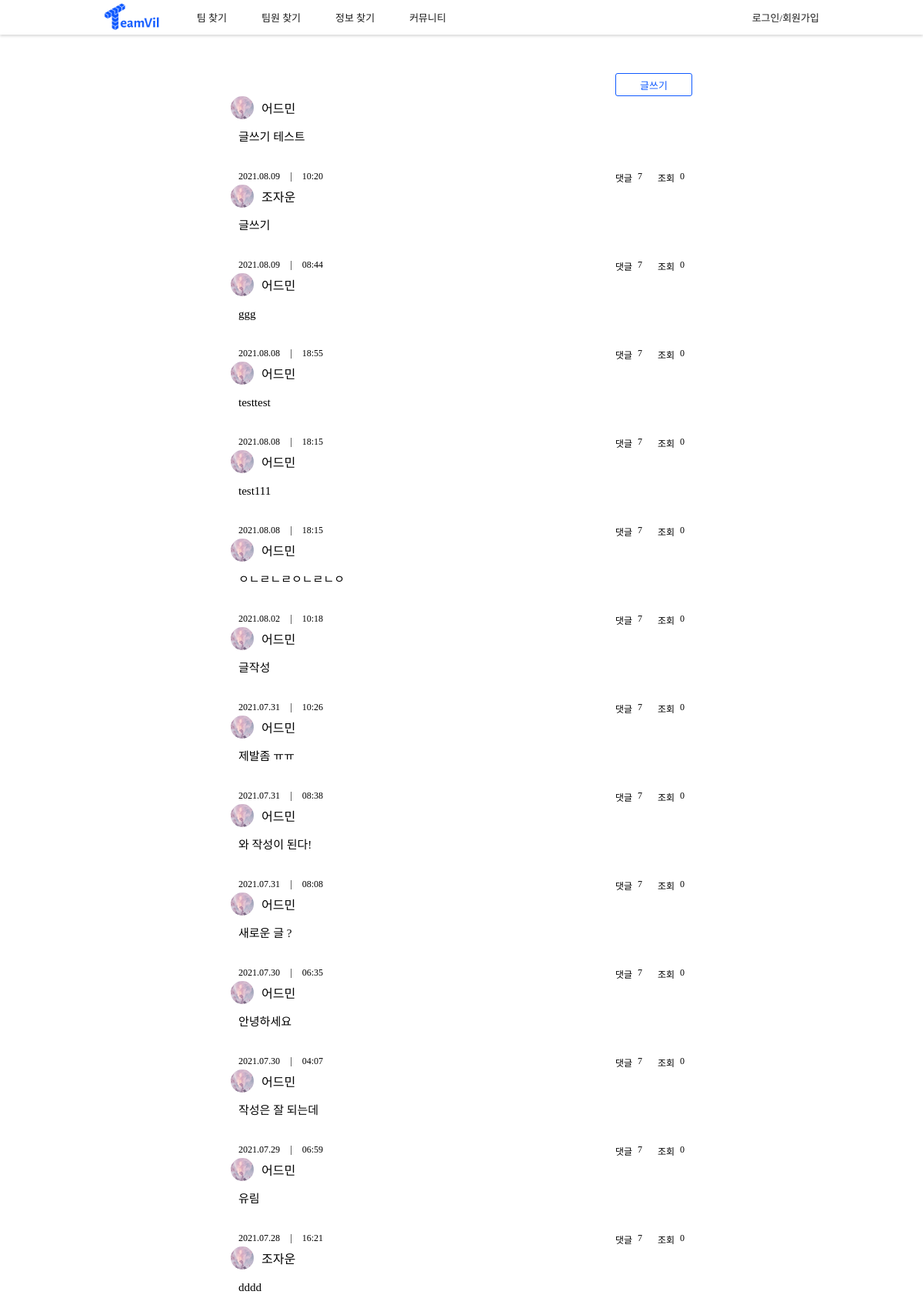
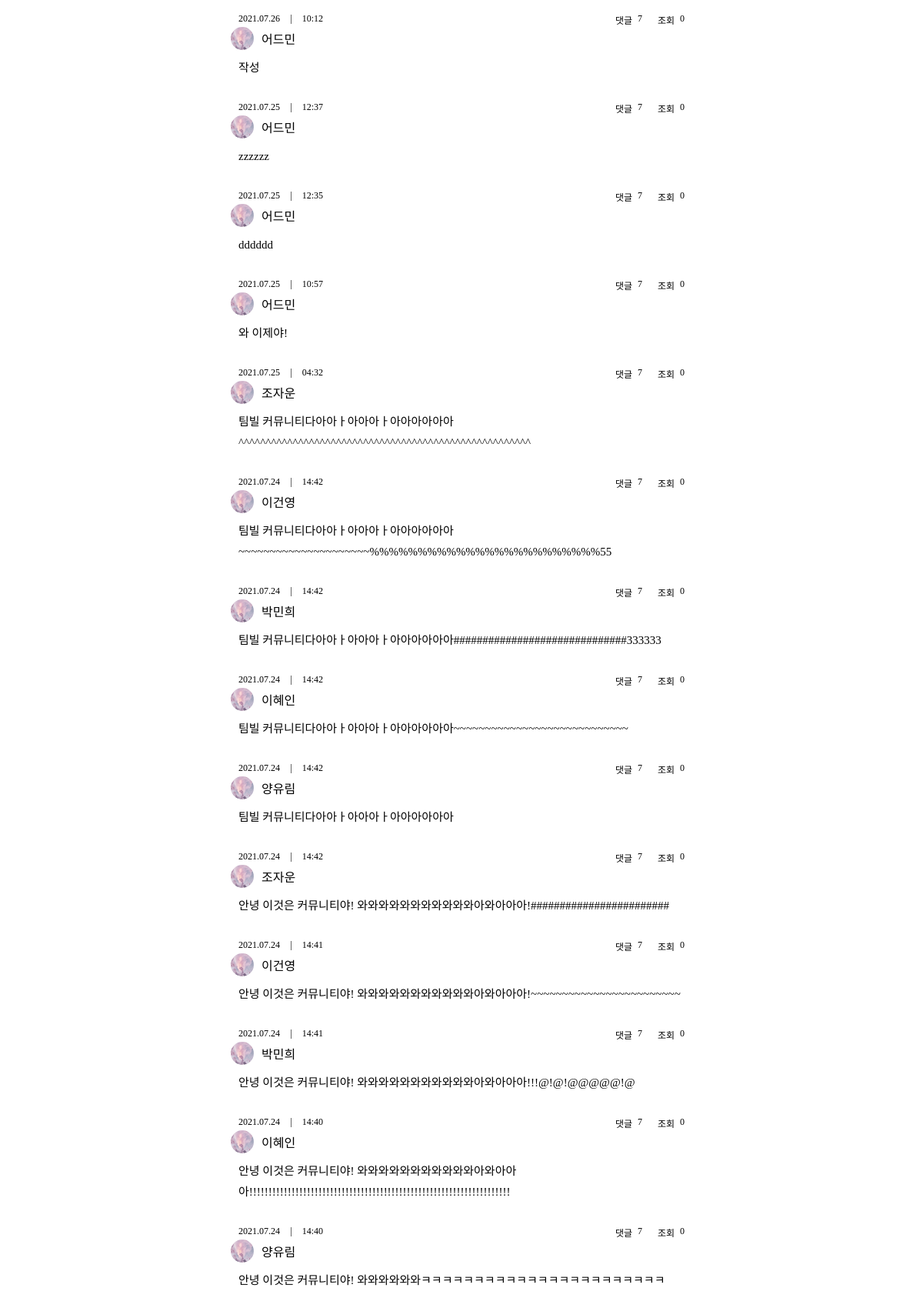
Page /community/community_list_back/ (upper part) on the committed database (2 pictures, top to bottom).
### community/models.py (models this page shows)
class Com(models.Model):
    user_id = models.ForeignKey(User, on_delete = models.CASCADE, db_column="user_id")
    update_date = models.DateTimeField(auto_now=True)
    write_date = models.DateTimeField(auto_now_add= True)
    content = models.TextField()
    view_cnt = models.IntegerField(default=0)

### account/models.py (models this page shows, shortened)
class Profile(models.Model):
    user_id = models.ForeignKey(User, on_delete = models.CASCADE, db_column="user_id")
    name = models.CharField(max_length=25)
    mbti_id = models.ForeignKey(Mbti, on_delete = models.CASCADE, db_column="mbti_id")
    mbti_detail = models.CharField(max_length=100, null=True)
    email = models.CharField(max_length=45)
    phone = models.CharField(max_length=15)
    birthday = models.DateField()
    region1_id = models.ForeignKey(Region1, on_delete = models.CASCADE, db_column="region1_id")
    region2_id = models.ForeignKey(Region2, on_delete = models.CASCADE, db_column="region2_id")
    openPhone = models.IntegerField()
    openEmail = models.IntegerField()
    term_id = models.ForeignKey(Term, on_delete = models.CASCADE, db_column="term_id")
    field1_id = models.ForeignKey(Field1, on_delete = models.CASCADE, db_column="field1_id")
    field2 = models.CharField(max_length=20)
    state = models.IntegerField()
    job_id = models.ForeignKey(Job, on_delete = models.CASCADE, db_column="job_id")
    education_id = models.ForeignKey(Education, on_delete = models.CASCADE, db_column="education_id", null=True)
    isLink = models.IntegerField()
    isFile = models.IntegerField()
    isCarrer = models.IntegerField()
    pr = models.TextField(null=True)
    register = models.DateTimeField(default=timezone.now)
    photo = models.FileField(null=True)
    isReview = models.IntegerField()
    view_cnt = models.IntegerField(default=0)
    submit = models.IntegerField(default=0)

### community/views.py (the view)
# urls.py: path('community_list_back/', views.community_list_back, name="community_list_back"),
def community_list_back(request):
    community = Com.objects.all().order_by('-id')
    return render(request,'community copy.html', {'community':community})

### teamvil/templatetags/custom_tags.py (called while the page is built)
@register.simple_tag
def Name(profile): #community.user_id // reply.user_id
     user = User.objects.get(id=profile)
     profile = Profile.objects.get(user_id = user)
     name =  profile.name
     return name

@register.simple_tag
def TimeFormat(write_date):
     write_date = write_date.strftime('%Y.%m.%d')
     return write_date

@register.simple_tag
def HourFormat(write_date):
     write_date = write_date.strftime('%H:%M')
     return write_date

### community/templates/community copy.html (shortened to what this page needs)
<!DOCTYPE html>
<html lang="en">
{% load static %}
{% load custom_tags %}
<head>
    <link rel="stylesheet" href="{% static 'css/base.css' %}">
    <link rel="stylesheet" href="{% static 'css/community.css' %}">
</head>
<body>
    {% include 'navbar.html' %}
    <div class="community-box">
        <section class="community-top-container spoqa-regular">
            <button onclick="newCommunity()">글쓰기</button>
        </section>
        <main class="community-main-container">
            <section class="community-item" onclick="openDetail()">
                {% for community in community.all %}
                    <div class="community-profile-container">
                        <img class="community-profile-img" src="{% static 'image/cloud.jpg' %}" alt="">
                        <p class="spoqa-regular">{% Name community.user_id.id %}</p>
                    </div>
                    <div class="community-content-container spoqa-light community-list-item" com_id = "{{community.id}}">
                        <p class="community-content">{{community.content}}</p>
                        <div class="community-extra-container">
                            <div class="community-datetime-container">
                                <p>{% TimeFormat community.write_date %}</p>
                                <p>|</p>
                                <p>{% HourFormat community.write_date %}</p>
                            </div>
                            <div class="community-comment-view-container">
                                <div class="community-comment-view-item">
                                    <p>댓글</p>
                                    <p>7</p>
                                </div>
                                <div class="community-comment-view-item">
                                    <p>조회</p>
                                    <p>{{community.view_cnt}}</p>
                                </div>
                            </div>
                        </div>
                    </div>
                {% endfor %}
            </section>
    </div>
</body>
</html>

### teamvil/static/css/base.css (style rules this page uses)
* { margin: 0; padding: 0; }
.spoqa-light { font-family: 'Spoqa Han Sans Neo', 'sans-serif'; font-weight: 300; }
.spoqa-regular { font-family: 'Spoqa Han Sans Neo', 'sans-serif'; font-weight: 400; }
body { display: flex; min-height: 100vh; flex-direction: column; }

### community/static/css/community.css (style rules this page uses)
.community-box { margin: 50px 300px; position: relative; }
.community-top-container { display: flex; justify-content: flex-end; }
.community-top-container button { width: 100px; height: 30px; border: 1px solid #0F59FF; border-radius: 3px; background-color: #ffffff; color: #0F59FF; font-size: 13px; }
.community-item { padding-bottom: 40px; margin-bottom: 40px; border-bottom: 1px solid #ebebeb; }
.community-profile-container { display: flex; align-items: center; margin-bottom: 10px; }
.community-profile-img { width: 30px; height: 30px; margin-right: 10px; border-radius: 100px; }
.community-profile-container p { font-size: 16px; }
.community-content-container { margin: 0 10px; }
.community-content { font-size: 15px; line-height: 1.8em; margin-bottom: 30px; }
.community-extra-container { display: flex; justify-content: space-between; font-size: 12px; }
.community-datetime-container { display: flex; justify-content: space-between; width: 110px; }
.community-comment-view-container { display: flex; justify-content: space-between; width: 90px; }
.community-comment-view-item { display: flex; justify-content: space-between; width: 35px; }

### rows in the picture
Com: user.name "어드민", content "글쓰기 테스트", write_date "2021.08.09", write_date "10:20", view_cnt "0"
Com: user.name "조자운", content "글쓰기", write_date "2021.08.09", write_date "08:44", view_cnt "0"
Com: user.name "어드민", content "ggg", write_date "2021.08.08", write_date "18:55", view_cnt "0"
Com: user.name "어드민", content "testtest", write_date "2021.08.08", write_date "18:15", view_cnt "0"
Com: user.name "어드민", content "test111", write_date "2021.08.08", write_date "18:15", view_cnt "0"
Com: user.name "어드민", content "ㅇㄴㄹㄴㄹㅇㄴㄹㄴㅇ", write_date "2021.08.02", write_date "10:18", view_cnt "0"
Com: user.name "어드민", content "글작성", write_date "2021.07.31", write_date "10:26", view_cnt "0"
Com: user.name "어드민", content "제발좀 ㅠㅠ", write_date "2021.07.31", write_date "08:38", view_cnt "0"
Com: user.name "어드민", content "와 작성이 된다!", write_date "2021.07.31", write_date "08:08", view_cnt "0"
Com: user.name "어드민", content "새로운 글 ?", write_date "2021.07.30", write_date "06:35", view_cnt "0"
Com: user.name "어드민", content "안녕하세요", write_date "2021.07.30", write_date "04:07", view_cnt "0"
Com: user.name "어드민", content "작성은 잘 되는데", write_date "2021.07.29", write_date "06:59", view_cnt "0"
Com: user.name "어드민", content "유림", write_date "2021.07.28", write_date "16:21", view_cnt "0"
Com: user.name "조자운", content "dddd", write_date "2021.07.26", write_date "10:12", view_cnt "0"
Com: user.name "어드민", content "작성", write_date "2021.07.25", write_date "12:37", view_cnt "0"
Com: user.name "어드민", content "zzzzzz", write_date "2021.07.25", write_date "12:35", view_cnt "0"
Com: user.name "어드민", content "dddddd", write_date "2021.07.25", write_date "10:57", view_cnt "0"
Com: user.name "어드민", content "와 이제야!", write_date "2021.07.25", write_date "04:32", view_cnt "0"
Com: user.name "조자운", content "팀빌 커뮤니티다아아ㅏ아아아ㅏ아아아아아아^^^^^^^^^^^^^^^^^^^^^^^^^^^^^^^^^^^^^^^^^^^^^^^^^^^^^^", write_date "2021.07.24", write_date "14:42", view_cnt "0"
Com: user.name "이건영", content "팀빌 커뮤니티다아아ㅏ아아아ㅏ아아아아아아~~~~~~~~~~~~~~~~~~~~~%%%%%%%%%%%%%%%%%%%%%%%%55", write_date "2021.07.24", write_date "14:42", view_cnt "0"
Com: user.name "박민희", content "팀빌 커뮤니티다아아ㅏ아아아ㅏ아아아아아아##############################333333", write_date "2021.07.24", write_date "14:42", view_cnt "0"
Com: user.name "이혜인", content "팀빌 커뮤니티다아아ㅏ아아아ㅏ아아아아아아~~~~~~~~~~~~~~~~~~~~~~~~~~~~", write_date "2021.07.24", write_date "14:42", view_cnt "0"
Com: user.name "양유림", content "팀빌 커뮤니티다아아ㅏ아아아ㅏ아아아아아아", write_date "2021.07.24", write_date "14:42", view_cnt "0"
Com: user.name "조자운", content "안녕 이것은 커뮤니티야! 와와와와와와와와와와와아와아아아!########################", write_date "2021.07.24", write_date "14:41", view_cnt "0"
Com: user.name "이건영", content "안녕 이것은 커뮤니티야! 와와와와와와와와와와와아와아아아!~~~~~~~~~~~~~~~~~~~~~~~~", write_date "2021.07.24", write_date "14:41", view_cnt "0"
Com: user.name "박민희", content "안녕 이것은 커뮤니티야! 와와와와와와와와와와와아와아아아!!!@!@!@@@@@!@", write_date "2021.07.24", write_date "14:40", view_cnt "0"
Com: user.name "이혜인", content "안녕 이것은 커뮤니티야! 와와와와와와와와와와와아와아아아!!!!!!!!!!!!!!!!!!!!!!!!!!!!!!!!!!!!!!!!!!!!!!!!!!!!!!!!!!!!!!!!!!!!", write_date "2021.07.24", write_date "14:40", view_cnt "0"
Com: user.name "양유림", content "안녕 이것은 커뮤니티야! 와와와와와와ㅋㅋㅋㅋㅋㅋㅋㅋㅋㅋㅋㅋㅋㅋㅋㅋㅋㅋㅋㅋㅋㅋㅋ"
